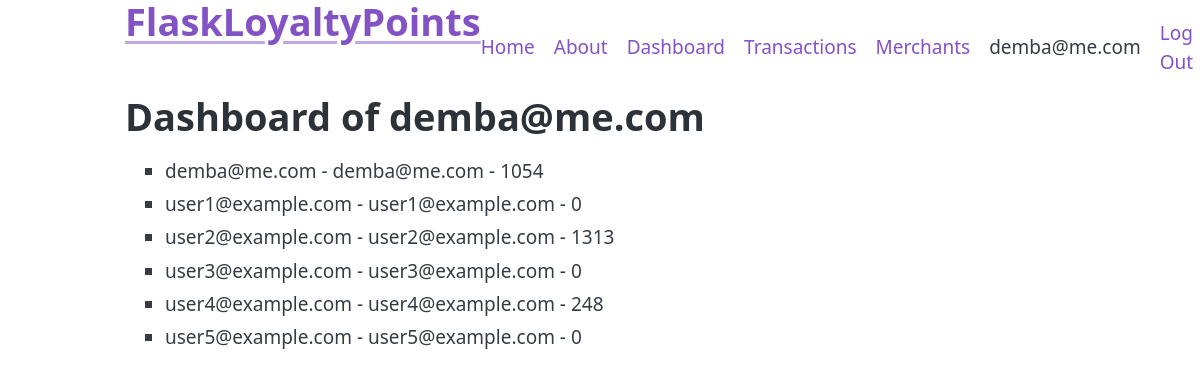
Before: /auth/userslist (signed in) with the older database file.
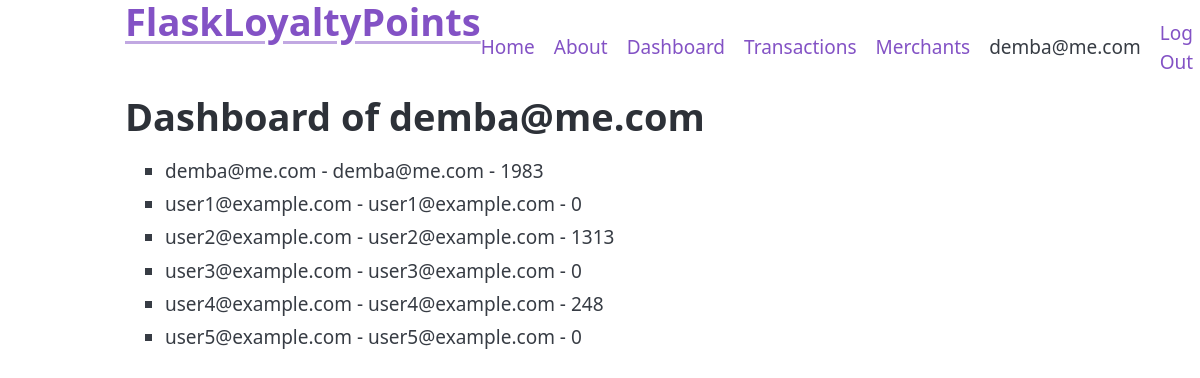
After: the same page with the newer database file.
### tables this page shows
CREATE TABLE user (
  id INTEGER PRIMARY KEY AUTOINCREMENT,
  username TEXT UNIQUE NOT NULL,
  email TEXT UNIQUE NOT NULL,
  password TEXT NOT NULL,
  points INTEGER DEFAULT 0
);

### flaskr/auth.py (the view)
@bp.route('/userslist', methods=['GET', 'POST'])
@login_required
def userslist():
    db = get_db()
    if 'user_id' not in session or session['email'] != 'demba@me.com':
        return redirect(url_for('auth.login'))
    users = db.execute("SELECT * FROM user").fetchall()
    return render_template('auth/userslist.html', users=users)

### flaskr/auth.py (called while the page is built)
def login_required(view):
    @functools.wraps(view)
    def wrapped_view(**kwargs):
        if g.user is None:
            return redirect(url_for("auth.login"))
        return view(**kwargs)
    return wrapped_view

@bp.before_app_request
def load_logged_in_user():
    user_id = session.get("user_id")
    if user_id is None:
        g.user = None
    else:
        g.user = (
            get_db().execute("SELECT * FROM user WHERE id = ?", (user_id,)).fetchone()
        )

### flaskr/db.py (called while the page is built)
def get_db():
    if "db" not in g:
        g.db = sqlite3.connect(
            current_app.config["DATABASE"], detect_types=sqlite3.PARSE_DECLTYPES
        )
        g.db.row_factory = sqlite3.Row
    return g.db

### flaskr/templates/auth/userslist.html
{% extends 'base.html' %}
{% block header %}
  <h1>{% block title %}Dashboard of {{ g.user['email'] }} {% endblock %}</h1>
{% endblock %}
{% block content %}
<ul>
    {% for user in users %}
    <li>{{ user.username }} - {{ user.email }} - {{ user.points }}</li>
    {% endfor %}
</ul>
{% endblock %}

### flaskr/templates/base.html (shortened to what this page needs)
<!DOCTYPE html>
<html lang="en">
<head>
    <link rel="stylesheet" href="{{ url_for('static', filename='pico.min.css') }}">
</head>
<body class="container">
    <nav>
        <h1><a href="{{ url_for('pages.index') }}">FlaskLoyaltyPoints</a></h1>
        <ul>
            <li><a href="{{ url_for('pages.index') }}">Home</a></li>
            <li><a href="{{ url_for('pages.about') }}">About</a></li>
            {% if g.user %}
                <li><a href="{{ url_for('points.dashboard') }}">Dashboard</a></li>
                <li><a href="{{ url_for('points.transactions') }}">Transactions</a></li>
                <li><a href="{{ url_for('points.merchants') }}">Merchants</a></li>
                <li><span>{{ g.user['username'] }}</span>
                <li><a href="{{ url_for('auth.logout') }}">Log Out</a>
            {% else %}
                <li><a href="{{ url_for('auth.register') }}">Register</a>
                <li><a href="{{ url_for('auth.login') }}">Log In</a>
            {% endif %}
        </ul>
  </nav>
    <section class="container">
        <header>
        {% block header %}{% endblock %}
        </header>
        {% block content %}{% endblock %}
    </section>
</body>
</html>

Changed rows visible on the page:
changed user "demba@me.com": points "1054" → "1983"
